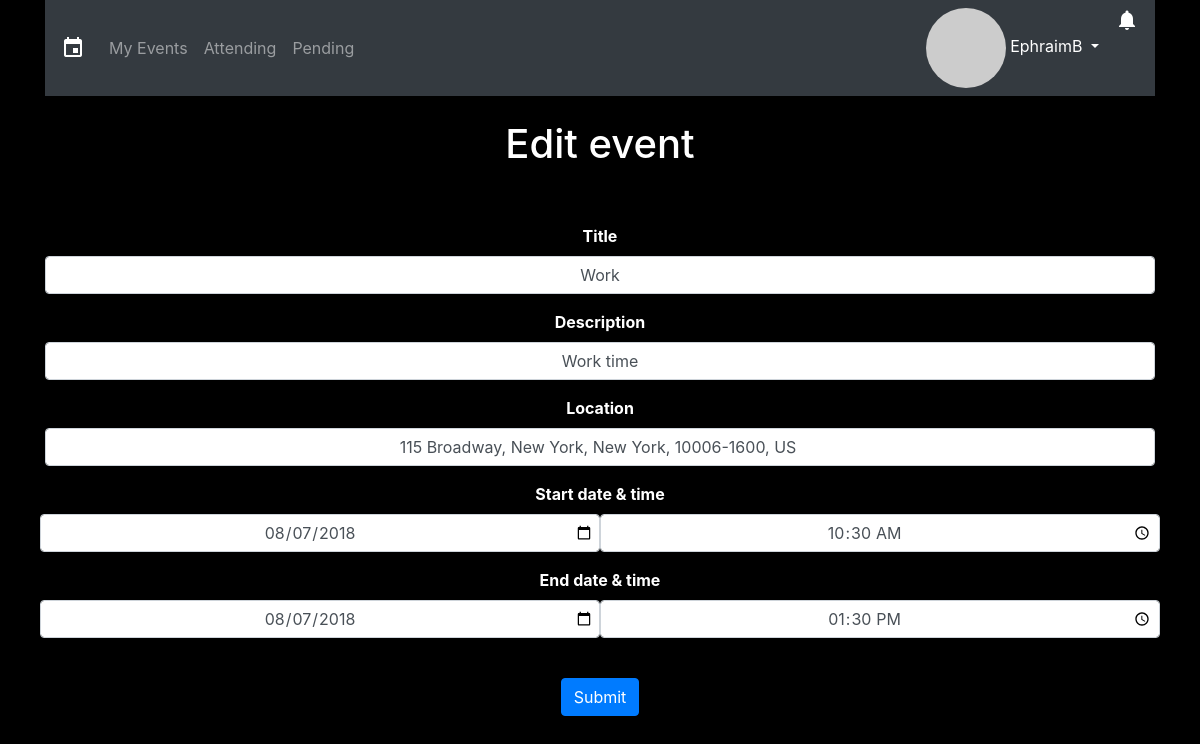
Page /updateEvent.php?event_id=2 (signed in) on the committed database.
### tables this page shows
CREATE TABLE `events` (
  `event_id` int(11) NOT NULL,
  `title` varchar(50) NOT NULL,
  `description` varchar(255) NOT NULL,
  `location` varchar(255) NOT NULL,
  `startDate` datetime NOT NULL,
  `endDate` datetime NOT NULL
);

### updateEvent.php (the view, shortened to what this page needs)
<?php
global $link;
$event_id = $_GET['event_id'];
$session_username = $_SESSION['username'];
$session_user_id = $_SESSION['user_id'];
$emailQuery = "SELECT email FROM users WHERE username='$session_username'";
$emailResult = mysqli_query($link, $emailQuery);
$email = mysqli_fetch_array($emailResult)[0];
$email_hash = md5(strtolower(trim($email)));
$query = "SELECT * FROM events WHERE event_id=$event_id";
$result = mysqli_query($link, $query);
$notificationsCount_query = "SELECT COUNT(*) FROM notifications WHERE user_id='$session_user_id' AND cleared=0";
$notificationsCount_result = mysqli_query($link, $notificationsCount_query);
$notifications = mysqli_fetch_array($notificationsCount_result)[0];
$darkTheme_query = "SELECT darkTheme FROM users WHERE user_id='$session_user_id'";
$darkTheme_result = mysqli_query($link, $darkTheme_query);
$darkTheme = mysqli_fetch_array($darkTheme_result)[0];
while($row = mysqli_fetch_array($result)){
  $title = $row['title'];
  $description = $row['description'];
  $location = $row['location'];
  $startDate = $row['startDate'];
  $endDate = $row['endDate'];
  $startDateFormatted = date("Y-m-d", strtotime($startDate));
  $startTimeFormatted = date("H:i", strtotime($startDate));
  $endDateFormatted = date("Y-m-d", strtotime($endDate));
  $endTimeFormatted = date("H:i", strtotime($endDate));
}
?>
<!DOCTYPE html>
<html>
  <head>
    <link rel="stylesheet" href="https://stackpath.bootstrapcdn.com/bootstrap/4.1.1/css/bootstrap.min.css">
    <link type="text/css" rel="stylesheet" href="https://api.mqcdn.com/sdk/place-search-js/v1.0.0/place-search.css"/>
    <link rel="stylesheet" href="css/style.css">
  </head>
	<?php
	if($darkTheme == 0){
	?>
	<body>
	<?php
	}
	else if($darkTheme == 1){
	?>
	<body style="background-color: black; color: white">
	<?php
	}
	?>
    <div class="container">
			<?php
			if($darkTheme == 0){
			?>
				<nav class="navbar navbar-expand-lg navbar-light bg-light">
			<?php
			}
			else if($darkTheme == 1){
			?>
				<nav class="navbar navbar-expand-lg navbar-dark bg-dark">
			<?php
			}
			?>
        <span class="navbar-brand mb-0 h1 material-icons">event</span>
        <div class="collapse navbar-collapse" id="navbarSupportedContent">
          <ul class="navbar-nav mr-auto">
						<li class="nav-item">
              <a class="nav-link" href="index.php">My Events</a>
            </li>
						<li class="nav-item">
							<a class="nav-link" href="attending.php">Attending</a>
						</li>
						<li class="nav-item">
							<a class="nav-link" href="pending.php">Pending</a>
						</li>
          </ul>
          <ul class="navbar-nav mr-right">
            <div class="dropdown">
							<?php
							if($darkTheme == 0){
							?>
								<a class="nav-item dropdown dropdown-toggle text-dark" href="#" role="button" id="dropdownMenuLink" data-toggle="dropdown" aria-haspopup="true" aria-expanded="false">
							<?php
							}
							else if($darkTheme == 1){
							?>
								<a class="nav-item dropdown dropdown-toggle text-white" href="#" role="button" id="dropdownMenuLink" data-toggle="dropdown" aria-haspopup="true" aria-expanded="false">
							<?php
							}
							if(!isset($_SESSION['facebookPicture'])){
							?>
								<img class="align-middle circle-img" src="https://www.gravatar.com/avatar/<?php echo $email_hash ?>?s=30">&nbsp;<?php echo $_SESSION['username']; ?>
								<?php
								}
								?>
							</a>
            </div>
						<div class="dropdown">
							<?php
							if($notifications == 0){
								if($darkTheme == 0){
							?>
								<a class="nav-item dropdown text-dark material-icons" href="#" role="button" id="notificationsMenuLink" data-toggle="dropdown" aria-haspopup="true" aria-expanded="false">notifications_none</a>
								<?php
								}
								else if($darkTheme == 1){
								?>
									<a class="nav-item dropdown text-white material-icons" href="#" role="button" id="notificationsMenuLink" data-toggle="dropdown" aria-haspopup="true" aria-expanded="false">notifications_none</a>
								<?php
								}
								?>
							<div class="dropdown-menu dropdown-menu-right p-3" style="width: 300px" aria-labelledby="notificationsMenuLink">
								<p>No notifications.</p>
							</div>
							<?php
							}
							else{
								if($darkTheme == 0){
							?>
								<a class="nav-item dropdown text-dark material-icons" href="#" role="button" id="notificationsMenuLink" data-toggle="dropdown" aria-haspopup="true" aria-expanded="false">notifications</a>
								<?php
								}
								else if($darkTheme == 1){
								?>
									<a class="nav-item dropdown text-white material-icons" href="#" role="button" id="notificationsMenuLink" data-toggle="dropdown" aria-haspopup="true" aria-expanded="false">notifications</a>
								<?php
								}
								?>
							<?php
							}
							?>
						</div>
          </ul>
        </div>
      </nav>
      <br>
      <header>
        <h1 class="text-center">Edit event</h1>
      </header>
      <br>
      <br>
      <main>
        <?php
        echo '<form action="server.php?event_id='.$event_id.'" method="post">';
        ?>
          <div class="form-group text-center">
            <label class="font-weight-bold">Title</label>
            <?php echo '<input type="text" class="form-control text-center" name="title" value="'.$title.'">'; ?>
          </div>
          <div class="form-group text-center">
            <label class="font-weight-bold">Description</label>
            <?php echo '<input type="text" class="form-control text-center" name="description" value="'.$description.'">'; ?>
          </div>
          <div class="form-group text-center">
            <label class="font-weight-bold">Location</label>
            <?php echo '<input type="search" id="place-search-input" placeholder="Start Searching..." class="form-control text-center" name="location" value="'.$location.'">'; ?>
          </div>
          <div class="form-group text-center">
            <label class="font-weight-bold">Start date &amp; time</label>
            <div class="form-row">
              <?php
              echo '
              <input type="date" class="form-control text-center col-6" name="startDate" value="'.$startDateFormatted.'">
              <input type="time" class="form-control text-center col-6" name="startTime" value="'.$startTimeFormatted.'">';
              ?>
            </div>
          </div>
          <div class="form-group text-center">
            <label class="font-weight-bold">End date &amp; time</label>
            <div class="form-row">
              <?php
              echo '
              <input type="date" class="form-control text-center col-6" name="endDate" value="'.$endDateFormatted.'">
              <input type="time" class="form-control text-center col-6" name="endTime" value="'.$endTimeFormatted.'">';
              ?>
            </div>
          </div>
          <br>
          <div class="text-center">
            <button type="register" class="btn btn-primary" name="editEvent_button">Submit</button>
          </div>
        </form>
      </main>
    </div>
  </body>
</html>

### css/style.css (style rules this page uses)
.circle-img { border-radius: 50%; }

### rows in the picture
events: title "Work", description "Work time", location "115 Broadway, New York, New York, 10006-1600, US", startDate "08/07/2018", startTime "10:30", endDate "08/07/2018", endTime "13:30"

### other values in the picture
$_SESSION['username'] "EphraimB"
